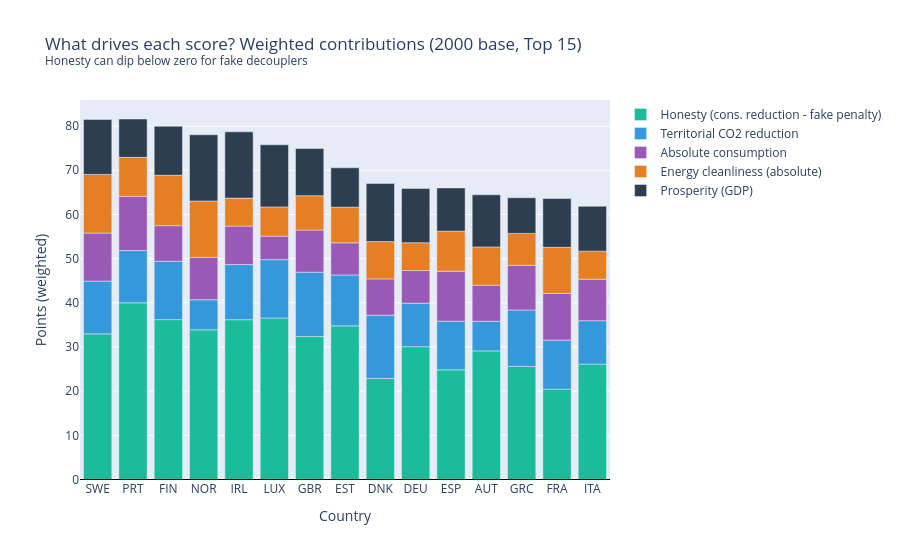

The code cell stored with this chart in its notebook:
### Code cell
top15 = scores_2000.head(15).copy()
contributions = pd.DataFrame({'iso_code': top15['iso_code']})
component_pairs = [('honesty', 's_honesty'), ('co2_reduction', 's_co2'),
                   ('abs_consumption', 's_abs'), ('energy_clean', 's_energy'),
                   ('prosperity', 's_prosperity')]
for component_name, score_col in component_pairs:
    contributions[component_name] = (top15[score_col].fillna(0) * WEIGHTS[component_name]).values

legend_labels = {'honesty': 'Honesty (cons. reduction - fake penalty)',
                 'co2_reduction': 'Territorial CO2 reduction',
                 'abs_consumption': 'Absolute consumption',
                 'energy_clean': 'Energy cleanliness (absolute)',
                 'prosperity': 'Prosperity (GDP)'}
component_colors = {'honesty': '#1abc9c', 'co2_reduction': '#3498db', 'abs_consumption': '#9b59b6',
                    'energy_clean': '#e67e22', 'prosperity': '#2c3e50'}

fig = go.Figure()
for component_name, _ in component_pairs:
    fig.add_trace(go.Bar(name=legend_labels[component_name],
                         x=contributions['iso_code'], y=contributions[component_name],
                         marker_color=component_colors[component_name]))
fig.update_layout(
    barmode='relative', height=560,
    title='What drives each score? Weighted contributions (2000 base, Top 15)<br>'
          '<sup>Honesty can dip below zero for fake decouplers</sup>',
    yaxis_title='Points (weighted)', xaxis_title='Country'
)
fig.add_hline(y=0, line_color='black', line_width=1)
fig.show()

### Figure 1 — Plotly figure (JSON) as saved in the notebook; plotly's stock layout.template omitted (floating-point values rounded to 4 significant figures)
{"data": [{"marker": {"color": "#1abc9c"}, "name": "Honesty (cons. reduction - fake penalty)", "type": "bar", "x": ["SWE", "PRT", "FIN", "NOR", "IRL", "LUX", "GBR", "EST", "DNK", "DEU", "ESP", "AUT", "GRC", "FRA", "ITA"], "y": [32.97, 40.0, 36.19, 33.9, 36.18, 36.56, 32.34, 34.78, 22.9, 30.07, 24.84, 29.12, 25.6, 20.46, 26.13]}, {"marker": {"color": "#3498db"}, "name": "Territorial CO2 reduction", "type": "bar", "x": ["SWE", "PRT", "FIN", "NOR", "IRL", "LUX", "GBR", "EST", "DNK", "DEU", "ESP", "AUT", "GRC", "FRA", "ITA"], "y": [11.94, 11.83, 13.22, 6.797, 12.47, 13.21, 14.59, 11.52, 14.27, 9.844, 11.0, 6.698, 12.78, 11.08, 9.813]}, {"marker": {"color": "#9b59b6"}, "name": "Absolute consumption", "type": "bar", "x": ["SWE", "PRT", "FIN", "NOR", "IRL", "LUX", "GBR", "EST", "DNK", "DEU", "ESP", "AUT", "GRC", "FRA", "ITA"], "y": [10.88, 12.27, 8.064, 9.577, 8.724, 5.331, 9.544, 7.28, 8.232, 7.405, 11.31, 8.17, 10.11, 10.57, 9.418]}, {"marker": {"color": "#e67e22"}, "name": "Energy cleanliness (absolute)", "type": "bar", "x": ["SWE", "PRT", "FIN", "NOR", "IRL", "LUX", "GBR", "EST", "DNK", "DEU", "ESP", "AUT", "GRC", "FRA", "ITA"], "y": [13.28, 8.833, 11.39, 12.78, 6.333, 6.611, 7.778, 8.056, 8.444, 6.278, 9.056, 8.667, 7.222, 10.44, 6.333]}, {"marker": {"color": "#2c3e50"}, "name": "Prosperity (GDP)", "type": "bar", "x": ["SWE", "PRT", "FIN", "NOR", "IRL", "LUX", "GBR", "EST", "DNK", "DEU", "ESP", "AUT", "GRC", "FRA", "ITA"], "y": [12.42, 8.677, 11.12, 15.0, 15.0, 14.06, 10.67, 8.925, 13.15, 12.3, 9.796, 11.8, 8.069, 11.06, 10.17]}], "layout": {"barmode": "relative", "height": 560, "shapes": [{"line": {"color": "black", "width": 1}, "type": "line", "x0": 0, "x1": 1, "xref": "x domain", "y0": 0, "y1": 0, "yref": "y"}], "title": {"text": "What drives each score? Weighted contributions (2000 base, Top 15)<br><sup>Honesty can dip below zero for fake decouplers</sup>"}, "xaxis": {"title": {"text": "Country"}}, "yaxis": {"title": {"text": "Points (weighted)"}}}}
